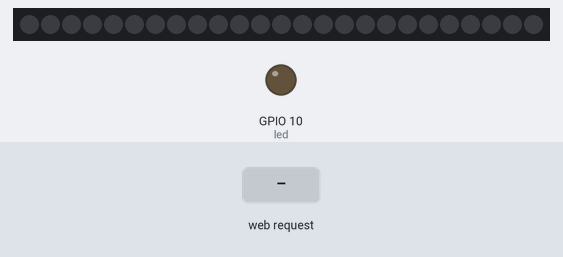
A sketch run on a simulated ESP32-C3. Shown: 25 RGB LEDs in strip order, left to right, output pins drawn as LEDs (lit = HIGH). The test bench sets the inputs (shaded band). Dim RGB values are drawn brighter than linear; WiFi joins after 1.5 s; servers stay silent unless stated; what the sketch prints to the serial monitor is not drawn.

Above: at 3.9 s.
4.0 s: HTTP request GET /R received
At 4.15 s:
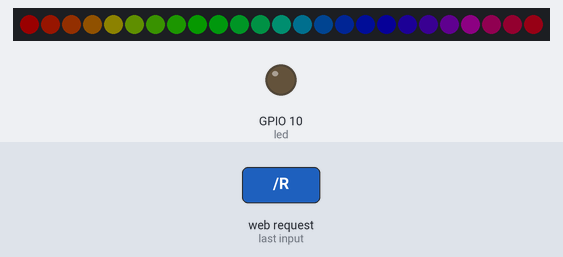
6.4 s: HTTP request GET /R received
At 7.46 s:
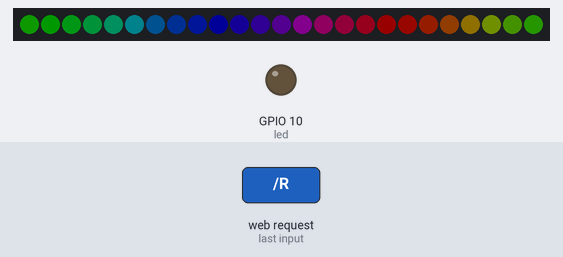
9.4 s: HTTP request GET /R received
At 10.76 s:
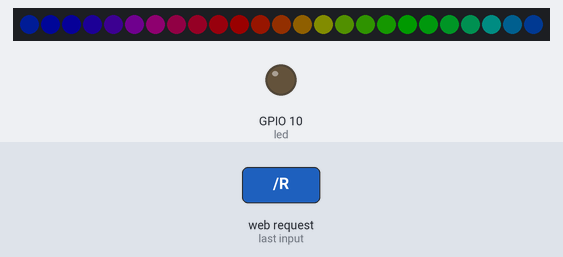
12.4 s: HTTP request GET /R received
At 14.07 s:
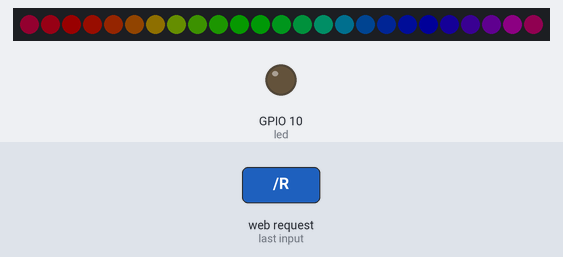
15.4 s: HTTP request GET /H received
At 17.0 s:
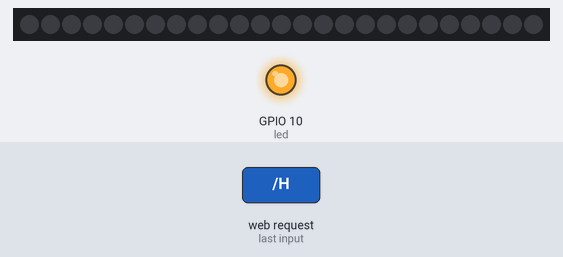
17.5 s: HTTP request GET /L received
At 18.1 s:
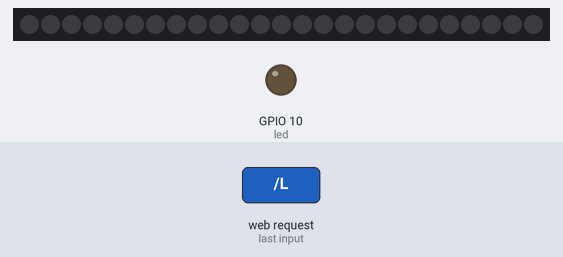
Timing chart, 0 to 20.0 s (numbered marks = the images above; inputs shaded):
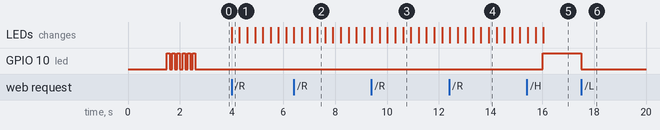

Measured:
- after the input at 4.0 s, the LEDs: change at once (image 1)
- after the input at 9.4 s, the LEDs: first differ from a run without the input after 0.62 s (image 3 shows a later state)
- after the input at 15.4 s, GPIO 10 (led): LOW → HIGH after 0.62 s
- after the input at 17.5 s, GPIO 10 (led): HIGH → LOW at once

The sketch:

SimpleWifiTest.ino
```cpp
// code based on the "HelloServer" code from the ESP32
// Arduino Wifi examples, with some NeoPixels mixed in
// requires Adafruit NeoPixel library and the ESP32 libraries

#include <WiFi.h>
#include <WiFiClient.h>
#include <WebServer.h>
#include <ESPmDNS.h>
#include <Adafruit_NeoPixel.h>

const char* ssid = "NETWORKNAME";    // Wifi network
const char* password = "PASSWORD"; // Wifi password

WebServer server(80);   // port for web server (80, default for HTTP)

const int led = 10;     // pin for the status LED
const int np = 8;       // pin for Neopixels
const int npCount = 25; // number of pixels

Adafruit_NeoPixel strip = Adafruit_NeoPixel(npCount, np, NEO_GRB + NEO_KHZ800);

// build a simple HTML page, as a string
// buttons to turn status LED on and off, or run a rainbow cycle
char html[] = "<html><head><title>ESP32-C3FH4-RGB</title>"
              "<meta name=\"viewport\" content=\"width=device-width initial-scale=1\">"
              "<style>html{font-family: Helvetica; display:inline-block; margin: 0px auto; text-align: center;} "
              "h1{color: #0F3376;}p{font-size: 1.3rem;}"
              ".button{display: inline-block; background-color: #36ba59; border: none;"
              "color: white; padding: 8px 30px; text-decoration: none; font-size: 20px; cursor: pointer;}"
              ".button2{background-color: #ba4536;} .button3{background-color: #ce4efc;}</style></head>"
              "<body><h1>ESP32-C3FH4-RGB Demo</h1>"
              "<p><a href=\"/H\"><button class=\"button\">led on</button></a></p>"
              "<p><a href=\"/L\"><button class=\"button button2\">led off</button></a></p>"
              "<p><a href=\"/R\"><button class=\"button button3\">rainbow</button></a></p>"
              "</body></html>";

// NeoPixel colour functions
void rainbowCycle(uint8_t wait) {
  uint16_t i, j, x;

  for(j=0; j<256*3; j++) { // 3 cycles
    for(i=0; i< strip.numPixels(); i++) {
      strip.setPixelColor(i, Wheel(((i * 256 / strip.numPixels()) + j) & 255));
    }
    strip.show();
    delay(wait);
  }

  // clear all pixels
  for(x=0; x< strip.numPixels(); x++) {
    strip.setPixelColor(x, 0, 0, 0, 0);
  }
  strip.show();

}

uint32_t Wheel(byte WheelPos) {
  WheelPos = 255 - WheelPos;
  if(WheelPos < 85) {
   return strip.Color(255 - WheelPos * 3, 0, WheelPos * 3);
  } else if(WheelPos < 170) {
    WheelPos -= 85;
   return strip.Color(0, WheelPos * 3, 255 - WheelPos * 3);
  } else {
   WheelPos -= 170;
   return strip.Color(WheelPos * 3, 255 - WheelPos * 3, 0);
  }
}

// web server path handlers
void handleRoot() {
  server.sendHeader("Server", "Demo (ESP32-C3FH4-RGB)");
  server.sendHeader("Cache-Control", "no-cache");
  server.send(200, "text/html", html);
}

void handleHighLed() {
  digitalWrite(led, HIGH);
  handleRoot();
}

void handleLowLed() {
  digitalWrite(led, LOW);
  handleRoot();
}

void handleRainbow() {
  rainbowCycle(3);
  handleRoot();
}

void handleNotFound() {
  String message = "File Not Found\n\n";
  message += "URI: ";
  message += server.uri();
  message += "\nMethod: ";
  message += (server.method() == HTTP_GET) ? "GET" : "POST";
  message += "\nArguments: ";
  message += server.args();
  message += "\n";
  for (uint8_t i = 0; i < server.args(); i++) {
    message += " " + server.argName(i) + ": " + server.arg(i) + "\n";
  }
  server.sendHeader("Server", "Demo (ESP32-C3FH4-RGB)");
  server.send(404, "text/plain", message);
}

// function to rapidly blink the status LED
void blinkLed() {
  for (int i = 0; i <= 5; i++) {
  digitalWrite(led, HIGH);
  delay(100);
  digitalWrite(led, LOW);
  delay(100);
  }
}

// init code, do all the basics
void setup(void) {
  pinMode(led, OUTPUT);

  strip.begin();           // INITIALIZE NeoPixel strip object
  strip.show();            // Turn OFF all pixels ASAP
  strip.setBrightness(25);

  Serial.begin(115200);
  WiFi.mode(WIFI_STA);
  WiFi.begin(ssid, password);

  // if the board has issues connecting, try uncommenting this
  // WiFi.setTxPower(WIFI_POWER_5dBm);  // required for ESP32-C3FH4-RGB

  Serial.println("");

  // Wait for connection
  while (WiFi.status() != WL_CONNECTED) {
    delay(500);
    Serial.print(".");
  }
  Serial.println("");
  Serial.print("Connected to ");
  Serial.println(ssid);
  Serial.print("IP address: ");
  Serial.println(WiFi.localIP());

  // set hostname and advertise on the network (http://esp32rgb.local)
  if (MDNS.begin("esp32rgb")) {
    Serial.println("mDNS responder started");
  }

  // specify how to handle different URL paths
  server.on("/", handleRoot);
  server.on("/H", handleHighLed);
  server.on("/L", handleLowLed);
  server.on("/R", handleRainbow);

  server.onNotFound(handleNotFound);

  server.begin();
  blinkLed(); // quickly blink - we have an IP address, now ready
  Serial.println("HTTP server started");
}

void loop(void) {
  server.handleClient();
  delay(2); // allow the cpu to switch to other tasks
}
```
